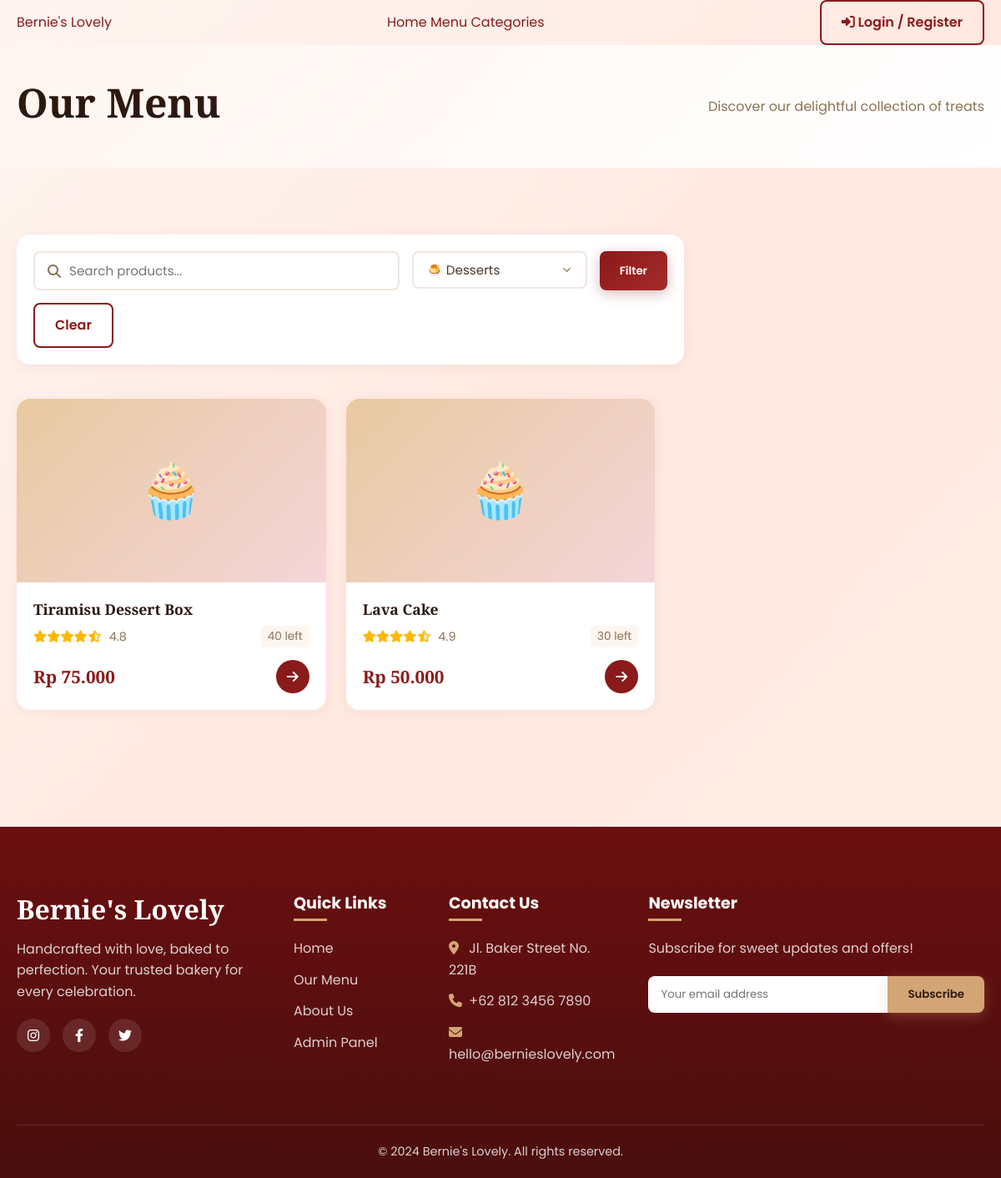
The page /menu.php?kategori=KAT003 on the database its author committed.
### tables this page shows
CREATE TABLE produk (
    id_produk VARCHAR(6) NOT NULL,
    id_kategori VARCHAR(6) NOT NULL,
    nama_produk VARCHAR(150) NOT NULL,
    harga DECIMAL(12,2) NOT NULL,
    stok INT NOT NULL DEFAULT 0,
    gambar VARCHAR(255) DEFAULT NULL,
    deskripsi TEXT,
    rating DECIMAL(2,1) DEFAULT 0.0,
    created_at DATETIME DEFAULT CURRENT_TIMESTAMP,
    PRIMARY KEY (id_produk),
    FOREIGN KEY (id_kategori) REFERENCES kategori(id_kategori) ON DELETE CASCADE ON UPDATE CASCADE
);

### includes/functions.php (called while the page is built, shortened)
<?php
function formatRupiah($angka) {
    return 'Rp ' . number_format($angka, 0, ',', '.');
}
function sanitize($data) {
    return htmlspecialchars(strip_tags(trim($data)));
}
?>

### menu.php (the view, shortened to what this page needs)
<?php
require_once 'config/database.php';
require_once 'includes/functions.php';
$page = isset($_GET['page']) ? (int)$_GET['page'] : 1;
$limit = 12;
$offset = ($page - 1) * $limit;
$search = isset($_GET['search']) ? sanitize($_GET['search']) : '';
$kategori_filter = isset($_GET['kategori']) ? sanitize($_GET['kategori']) : '';
$where_clauses = [];
if ($kategori_filter) {
    $where_clauses[] = "p.id_kategori = '" . $conn->real_escape_string($kategori_filter) . "'";
}
$where_sql = count($where_clauses) > 0 ? "WHERE " . implode(' AND ', $where_clauses) : "";
$query = "
    SELECT p.*, k.nama_kategori
    FROM produk p
    JOIN kategori k ON p.id_kategori = k.id_kategori
    $where_sql
    ORDER BY p.id_produk DESC
    LIMIT $limit OFFSET $offset
";
$products = $conn->query($query);
$categories = $conn->query("SELECT * FROM kategori ORDER BY nama_kategori ASC");
include 'includes/header.php';
?>
<div style="background: linear-gradient(135deg, var(--bg-main), white); padding: 40px 0;">
    <div class="nav-container text-center" style="max-width: 1200px; margin: 0 auto; text-align: center;">
        <h1 style="font-size: 3rem; margin-bottom: 10px; font-family: 'Playfair Display', serif;">Our Menu</h1>
        <p style="color: var(--text-muted);">Discover our delightful collection of treats</p>
    </div>
</div>
<section class="section">
    <div class="toolbar form-card" style="margin-bottom: 40px; padding: 20px;">
        <form action="menu.php" method="GET" style="display: flex; gap: 15px; flex-wrap: wrap; width: 100%;">
            <div class="search-box" style="flex: 1;">
                <i class="fas fa-search"></i>
                <input type="text" name="search" class="search-input" placeholder="Search products..." value="<?= htmlspecialchars($search) ?>">
            </div>
            <div style="min-width: 200px;">
                <select name="kategori" class="form-control" onchange="this.form.submit()">
                    <?php while($cat = $categories->fetch_assoc()): ?>
                        <option value="<?= $cat['id_kategori'] ?>" <?= $kategori_filter == $cat['id_kategori'] ? 'selected' : '' ?>>
                            <?= $cat['icon'] ?> <?= htmlspecialchars($cat['nama_kategori']) ?>
                        </option>
                    <?php endwhile; ?>
                </select>
            </div>
            <button type="submit" class="btn btn-primary">Filter</button>
            <?php if($search || $kategori_filter): ?>
                <a href="menu.php" class="btn btn-outline">Clear</a>
            <?php endif; ?>
        </form>
    </div>
    <?php if($products->num_rows > 0): ?>
        <div class="products-grid">
            <?php while($prod = $products->fetch_assoc()): ?>
            <div class="product-card fade-in">
                <a href="detail_produk.php?id=<?= $prod['id_produk'] ?>" class="product-image">
                    <?php if($prod['gambar'] && file_exists('uploads/'.$prod['gambar'])): ?>
                        <img src="uploads/<?= $prod['gambar'] ?>" alt="<?= htmlspecialchars($prod['nama_produk']) ?>">
                    <?php else: ?>
                        <div class="no-image">🧁</div>
                    <?php endif; ?>
                </a>
                <div class="product-body">
                    <a href="detail_produk.php?id=<?= $prod['id_produk'] ?>">
                        <h3 class="product-name"><?= htmlspecialchars($prod['nama_produk']) ?></h3>
                    </a>
                    <div class="product-meta">
                        <div class="product-rating">
                            <?php
                            $rating = floatval($prod['rating']);
                            for($i=1; $i<=5; $i++) {
                                if($i <= $rating) echo '<i class="fas fa-star"></i>';
                                elseif($i - 0.5 <= $rating) echo '<i class="fas fa-star-half-alt"></i>';
                                else echo '<i class="far fa-star"></i>';
                            }
                            ?>
                            <span><?= number_format($rating, 1) ?></span>
                        </div>
                        <span class="product-stock"><?= $prod['stok'] > 0 ? $prod['stok'].' left' : 'Sold Out' ?></span>
                    </div>
                    <div class="product-footer">
                        <div class="product-price"><?= formatRupiah($prod['harga']) ?></div>
                        <a href="detail_produk.php?id=<?= $prod['id_produk'] ?>" class="btn-icon" title="View Details">
                            <i class="fas fa-arrow-right"></i>
                        </a>
                    </div>
                </div>
            </div>
            <?php endwhile; ?>
        </div>
    <?php endif; ?>
</section>
<?php include 'includes/footer.php'; ?>

### rows shown on the page
produk: nama_produk "Tiramisu Dessert Box", rating "4.8", stok "40", harga "Rp 75.000"
produk: nama_produk "Lava Cake", rating "4.9", stok "30", harga "Rp 50.000"

### other values the page prints
form field kategori "🍮 Desserts"
